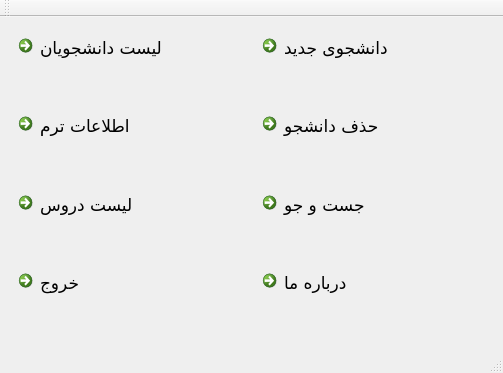
<?xml version="1.0" encoding="UTF-8"?>
<ui version="4.0">
 <class>Root</class>
 <widget class="QMainWindow" name="Root">
  <property name="geometry">
   <rect>
    <x>0</x>
    <y>0</y>
    <width>503</width>
    <height>373</height>
   </rect>
  </property>
  <property name="font">
   <font>
    <family>Abyssinica SIL</family>
    <pointsize>11</pointsize>
   </font>
  </property>
  <property name="windowTitle">
   <string>سیستم مدیریت دانشجویی</string>
  </property>
  <property name="styleSheet">
   <string notr="true"/>
  </property>
  <widget class="QWidget" name="centralWidget">
   <layout class="QGridLayout" name="gridLayout">
    <item row="0" column="0">
     <widget class="QCommandLinkButton" name="list_of_Student_btn">
      <property name="font">
       <font>
        <family>Segoe UI Symbol</family>
        <pointsize>13</pointsize>
        <weight>50</weight>
        <bold>false</bold>
       </font>
      </property>
      <property name="layoutDirection">
       <enum>Qt::RightToLeft</enum>
      </property>
      <property name="styleSheet">
       <string notr="true"/>
      </property>
      <property name="locale">
       <locale language="Persian" country="Iran"/>
      </property>
      <property name="text">
       <string>لیست دانشجویان</string>
      </property>
     </widget>
    </item>
    <item row="0" column="1">
     <widget class="QCommandLinkButton" name="newStudent_btn">
      <property name="font">
       <font>
        <family>Segoe UI Symbol</family>
        <pointsize>13</pointsize>
        <weight>50</weight>
        <bold>false</bold>
       </font>
      </property>
      <property name="layoutDirection">
       <enum>Qt::RightToLeft</enum>
      </property>
      <property name="styleSheet">
       <string notr="true"/>
      </property>
      <property name="locale">
       <locale language="Persian" country="Iran"/>
      </property>
      <property name="text">
       <string>دانشجوی جدید</string>
      </property>
     </widget>
    </item>
    <item row="1" column="1">
     <widget class="QCommandLinkButton" name="commandLinkButton_6">
      <property name="font">
       <font>
        <family>Segoe UI Symbol</family>
        <pointsize>13</pointsize>
        <weight>50</weight>
        <bold>false</bold>
       </font>
      </property>
      <property name="layoutDirection">
       <enum>Qt::RightToLeft</enum>
      </property>
      <property name="styleSheet">
       <string notr="true"/>
      </property>
      <property name="locale">
       <locale language="Persian" country="Iran"/>
      </property>
      <property name="text">
       <string>حذف دانشجو</string>
      </property>
     </widget>
    </item>
    <item row="2" column="0">
     <widget class="QCommandLinkButton" name="commandLinkButton_8">
      <property name="font">
       <font>
        <family>Segoe UI Symbol</family>
        <pointsize>13</pointsize>
        <weight>50</weight>
        <bold>false</bold>
       </font>
      </property>
      <property name="layoutDirection">
       <enum>Qt::RightToLeft</enum>
      </property>
      <property name="styleSheet">
       <string notr="true"/>
      </property>
      <property name="locale">
       <locale language="Persian" country="Iran"/>
      </property>
      <property name="text">
       <string>لیست دروس</string>
      </property>
     </widget>
    </item>
    <item row="2" column="1">
     <widget class="QCommandLinkButton" name="commandLinkButton_7">
      <property name="font">
       <font>
        <family>Segoe UI Symbol</family>
        <pointsize>13</pointsize>
        <weight>50</weight>
        <bold>false</bold>
       </font>
      </property>
      <property name="layoutDirection">
       <enum>Qt::RightToLeft</enum>
      </property>
      <property name="styleSheet">
       <string notr="true"/>
      </property>
      <property name="locale">
       <locale language="Persian" country="Iran"/>
      </property>
      <property name="text">
       <string>جست و جو</string>
      </property>
     </widget>
    </item>
    <item row="3" column="0">
     <widget class="QCommandLinkButton" name="exit_btn">
      <property name="font">
       <font>
        <family>Segoe UI Symbol</family>
        <pointsize>13</pointsize>
        <weight>50</weight>
        <bold>false</bold>
       </font>
      </property>
      <property name="layoutDirection">
       <enum>Qt::RightToLeft</enum>
      </property>
      <property name="styleSheet">
       <string notr="true"/>
      </property>
      <property name="locale">
       <locale language="Persian" country="Iran"/>
      </property>
      <property name="text">
       <string>خروج</string>
      </property>
     </widget>
    </item>
    <item row="3" column="1">
     <widget class="QCommandLinkButton" name="commandLinkButton_4">
      <property name="font">
       <font>
        <family>Segoe UI Symbol</family>
        <pointsize>13</pointsize>
        <weight>50</weight>
        <bold>false</bold>
       </font>
      </property>
      <property name="layoutDirection">
       <enum>Qt::RightToLeft</enum>
      </property>
      <property name="styleSheet">
       <string notr="true"/>
      </property>
      <property name="locale">
       <locale language="Persian" country="Iran"/>
      </property>
      <property name="text">
       <string>درباره ما</string>
      </property>
     </widget>
    </item>
    <item row="1" column="0">
     <widget class="QCommandLinkButton" name="commandLinkButton_5">
      <property name="font">
       <font>
        <family>Segoe UI Symbol</family>
        <pointsize>13</pointsize>
        <weight>50</weight>
        <bold>false</bold>
       </font>
      </property>
      <property name="layoutDirection">
       <enum>Qt::RightToLeft</enum>
      </property>
      <property name="styleSheet">
       <string notr="true"/>
      </property>
      <property name="locale">
       <locale language="Persian" country="Iran"/>
      </property>
      <property name="text">
       <string>اطلاعات ترم</string>
      </property>
     </widget>
    </item>
   </layout>
  </widget>
  <widget class="QMenuBar" name="menuBar">
   <property name="geometry">
    <rect>
     <x>0</x>
     <y>0</y>
     <width>503</width>
     <height>24</height>
    </rect>
   </property>
  </widget>
  <widget class="QToolBar" name="mainToolBar">
   <attribute name="toolBarArea">
    <enum>TopToolBarArea</enum>
   </attribute>
   <attribute name="toolBarBreak">
    <bool>false</bool>
   </attribute>
  </widget>
  <widget class="QStatusBar" name="statusBar"/>
 </widget>
 <layoutdefault spacing="6" margin="11"/>
 <resources/>
 <connections/>
</ui>
